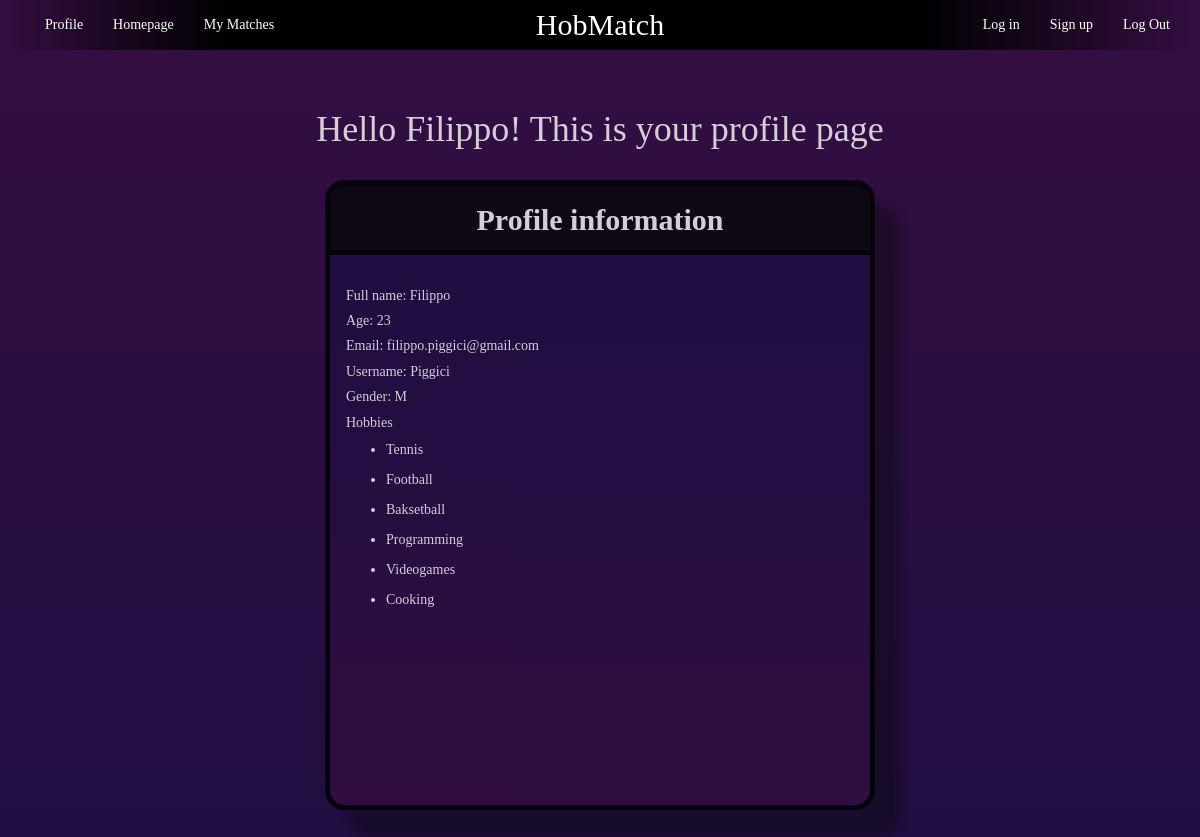
Screenshot of /homepage/Piggici/ with the database file from the repository.
### mainapp/models.py (models this page shows)
class Hobby(models.Model):
    class Meta:
        verbose_name_plural = "Hobby"
    name = models.CharField(max_length=100)
    CATEGORY_CHOICES = (
        ('Out', 'Outdoor'),
        ('In', 'Indoor')
    )
    category = models.CharField(max_length=3, choices=CATEGORY_CHOICES)
    def __str__(self):
        return self.name

### mainapp/views.py (the view)
# urls.py: path('homepage/<str:username>/', views.users_profile, name='users_profile'),
def users_profile(request,username):
    print(username)
    profile = Member.objects.get(username = username)
    print(profile.hobby.all())
    context = {
        "fullname" : profile.first_name,
        "age": calculate_age(profile.dob),
        "email": profile.email,
        "username": profile.username,
        "gender": profile.gender,
        "hobbies": profile.hobby.all()
    }
    return render(request, 'mainapp/view_profile.html', context)

### mainapp/views.py (called while the page is built)
def calculate_age(dob):
    today = date.today()
    return today.year - dob.year - ((today.month, today.day) < (dob.month, dob.day))

### mainapp/templates/mainapp/view_profile.html (shortened to what this page needs)
{% extends "mainapp/base.html" %}
{% block content %}
<body>
   <div class='main'>
    <div class="welcome">
        <h1>Hello {{ fullname }}! This is your profile page </h1>
    </div>
    <div class="container_profile">
    <div class="sub_container_profile1">
        <div class="row ">
        <h3 id="information_title1">Profile information</h3>
            <br>
            <div class="col-sm-12">
            <div class="col-xs-8">
                <h2 class="userprofile" align="left"> Full name: {{fullname}} </h2>
                <h2 class="userprofile" align="left"> Age: {{age}} </h2>
                <h2 class="userprofile" align="left"> Email: {{email}}</h2>
                <h2 class="userprofile" align="left"> Username: {{username}} </h2>
                <h2 class="userprofile" align="left"> Gender: {{gender}} </h2>
                 <h2 class="userprofile" align="left"> Hobbies </h2>
                <ul>
                 {% for hobby  in hobbies %}
                    <li class="userprofile" align="left">  {{hobby}} </li>
                {% endfor %}
                    </ul>
            </div>
            </div>
        </div>
         <br>
</div>
</body>
{% endblock %}

### mainapp/static/styles.css (style rules this page uses)
body { background-image: linear-gradient(180deg, #340e41, #180e41 ); background-repeat:no-repeat; background-size:cover; width:100%; height:150vh; overflow:auto; font-family: Montserrat!important; color: white; }
.welcome { color: white; margin: 0 auto; text-align: center; margin-top: 60px; opacity: 0.8; max-width: 900px; padding-top: -100px; }
#information_title1 { padding-top: 10px; padding-bottom: 12px; margin-top: 7px; color: white; font-size: 30px; font-weight: bold; }
.sub_container_profile1 { background-color: #080808; margin-top: -30px; text-align: center; border-bottom: 5px solid black; border-top-left-radius: 15px; border-top-right-radius: 15px; border-top: 1px solid black; max-width: 600px; height: 70px; }
.container_profile { background-image: linear-gradient(1800deg, #340e41, #180e41 ); box-shadow:25px 25px 10px rgba(10, 10, 10, 0.5); margin: 0 auto; text-align: center; opacity: 0.8; border: 5px solid black; border-radius: 20px; margin-top: 30px; max-width: 550px; padding-top: 30px; height: 630px; }
.userprofile, .username { margin-left: 1px; font-size: 14px; color: white; margin-top: 10px; }

### rows the page displays
Hobby: name "Tennis"
Hobby: name "Football"
Hobby: name "Baksetball"
Hobby: name "Programming"
Hobby: name "Videogames"
Hobby: name "Cooking"

### other values shown
{{ fullname }} "Filippo"
{{ age }} "23"
{{ email }} "filippo.piggici@gmail.com"
{{ username }} "Piggici"
{{ gender }} "M"
